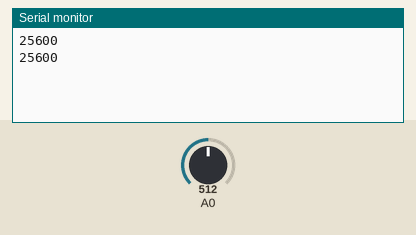
The sketch below on a simulated Arduino Uno, built with avr-gcc and run on an emulated ATmega328P. Parts: the last lines printed to the serial monitor. Inputs (shaded band) come from the test bench; at power-on: A0 = 512.

Above: at 1.8 s.
1.9 s: A0 set to 716
At 2.8 s:
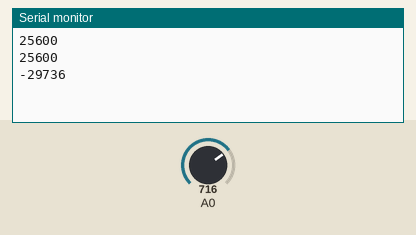
3.4 s: A0 set to 900
At 4.8 s:
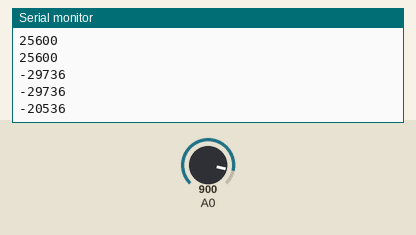
Timing chart, 0 to 6.4 s (numbered marks = the images above; inputs shaded):
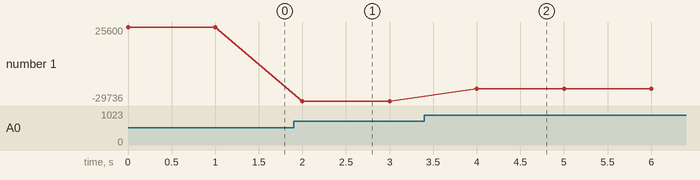

The sketch:

RFID_Acceses_card.ino
```cpp
int a=0;
void setup() {
  Serial.begin(9600);
}

void loop() {
  a=analogRead(0)*50;
  Serial.println(a);
 // if (a>600){
   // Serial.println("HIGH");

  //  }
  //else{
    //Serial.println("LOW");
    //}
  delay(1000);
}
```

Measured:
- after the input at 1.9 s, the serial monitor: prints a new line after 0.10 s (image 1)
- after the input at 3.4 s, the serial monitor: prints a new line after 0.60 s (image 2)
- plotted number 1: 25600 → -29736 after the input at 1.9 s, -29736 → -20536 after the input at 3.4 s
